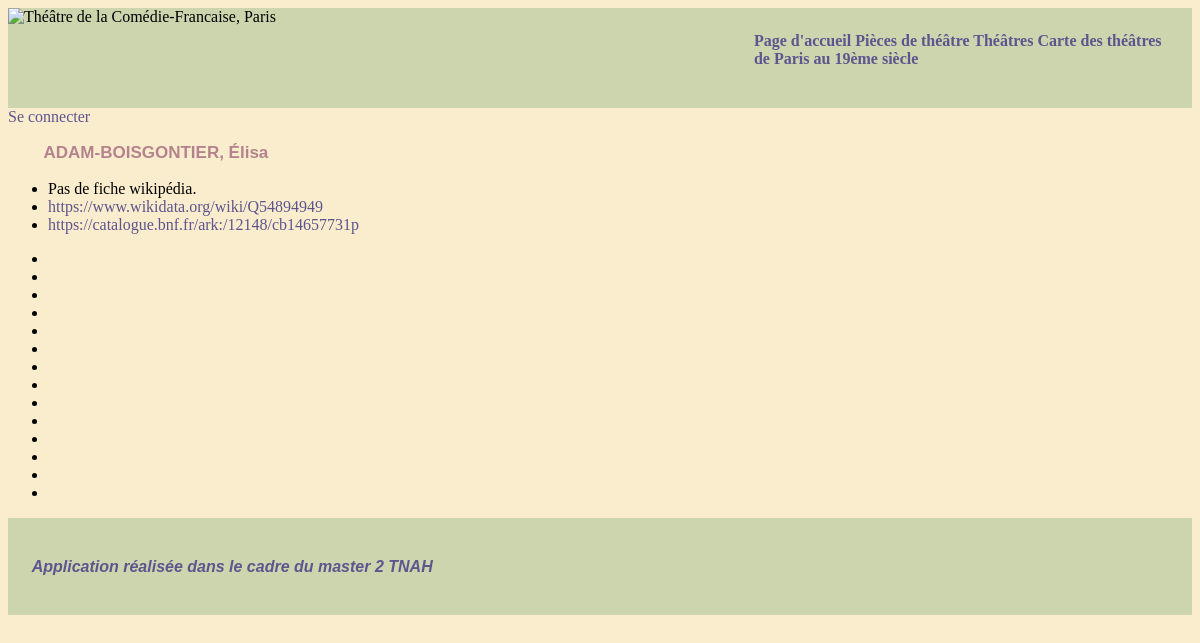
Screenshot of /presentation_autrice/ADAM-BOISGONTIER, Élisa with the database file from the repository.
### app/models/autrices.py (models this page shows)
class Authoress(db.Model):
    __tablename__ = "authoress"
    id = db.Column(db.Text, primary_key=True)
    wikidata = db.Column(db.Text, nullable=True)
    wikipedia = db.Column(db.Text, nullable=True)
    bnf = db.Column(db.Text, nullable=True)

### app/routes/generales.py (the view)
@app.route("/presentation_autrice/<string:name>")
def presentation(name):
    data= db.session.query(Authoress, Play)\
    .join(Play.Authoress).\
    filter(Authoress.id == name).all()
    id_authoress = {}
    print(data)
    autrice=data[0][0]
    id_authoress['authoress'] = {
        'id': autrice.id,
        'wikipedia': autrice.wikipedia,
        'wikidata': autrice.wikidata,
        'bnf': autrice.bnf
    }
    id_authoress['piece'] =  [
    ]
    for elm in data:
        piece=elm[1]
        id_authoress['piece'].append({'cote_AN':piece.url_AN,
                                      'titre':piece.title,
                                      'date': piece.date,
                                      'autre auteur': piece.other_author,
                                      'lien numerisation':piece.digitized,
                                      'publié': piece.is_published == 1})
    return render_template ('pages/presentation_autrice.html',
                            id_authoress=id_authoress,
                            name=name)

### app/templates/pages/presentation_autrice.html
{% extends "partials/conteneur.html" %}
{%block body%}
<h3>{{id_authoress['authoress']['id']}}</h3>
<div class="info_autrice">
    <ul>
        {%if id_authoress['authoress']['wikipedia'] is none:%}
        <li>Pas de fiche wikipédia.</li>
        {%else%}
        <li><a href="{{id_authoress['authoress']['wikipedia']}}">{{id_authoress['authoress']['wikipedia']}}</a></li>
        {%endif%}
        {%if id_authoress['authoress']['wikidata'] is none:%}
        <li>Pas d'identifiant wikidata.</li>
        {%else%}
        <li><a href="{{id_authoress['authoress']['wikidata']}}">{{id_authoress['authoress']['wikidata']}}</a></li>
        {%endif%}
        {%if id_authoress['authoress']['bnf'] is none:%}
        <li>Pas de notice BnF.</li>
        {%else%}
        <li><a href="{{id_authoress['authoress']['bnf']}}">{{id_authoress['authoress']['bnf']}}</a></li>
        {%endif%}
    </ul>
    <ul>
        {%for piece in id_authoress%}
            {%for elm in piece%}
        <li><a href="{{url_for('presentation_piece', titre=elm.titre)}}">{{elm.titre}}</a></li>
            {%endfor%}
        {%endfor%}
    </ul>
</div>
{%endblock%}

### app/statics/style.css (style rules this page uses)
body { background-color: #FAEDCD; height: 100%; }
h3 { border-radius: 0px; color: #B5838D; font-family: Georgia, sans-serif; font-size: 17px; margin-left: 3%; margin-right: 0%; }
a { text-decoration: none; color: #5E548E; }

### rows the page displays
Authoress: authoress.id "ADAM-BOISGONTIER, Élisa", authoress.wikidata "https://www.wikidata.org/wiki/Q54894949", authoress.bnf "https://catalogue.bnf.fr/ark:/12148/cb14657731p"
